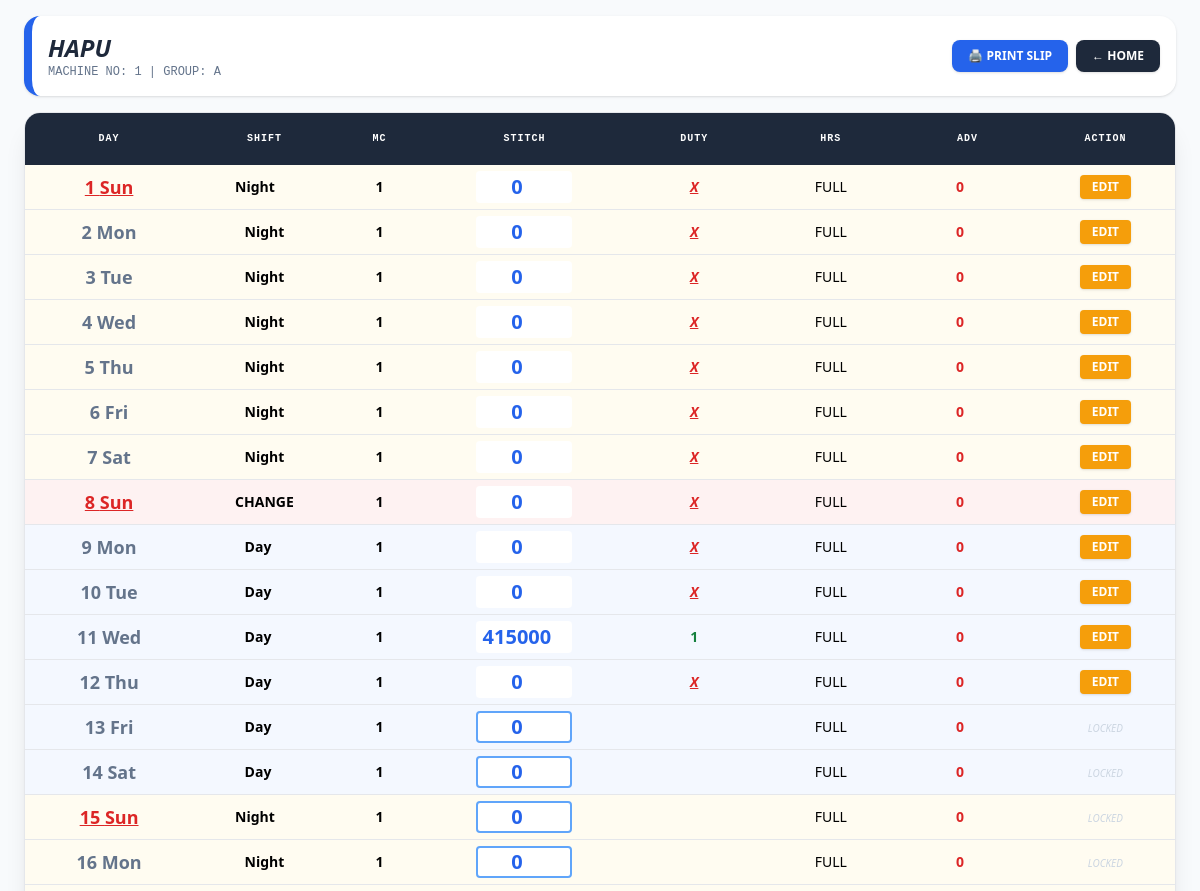
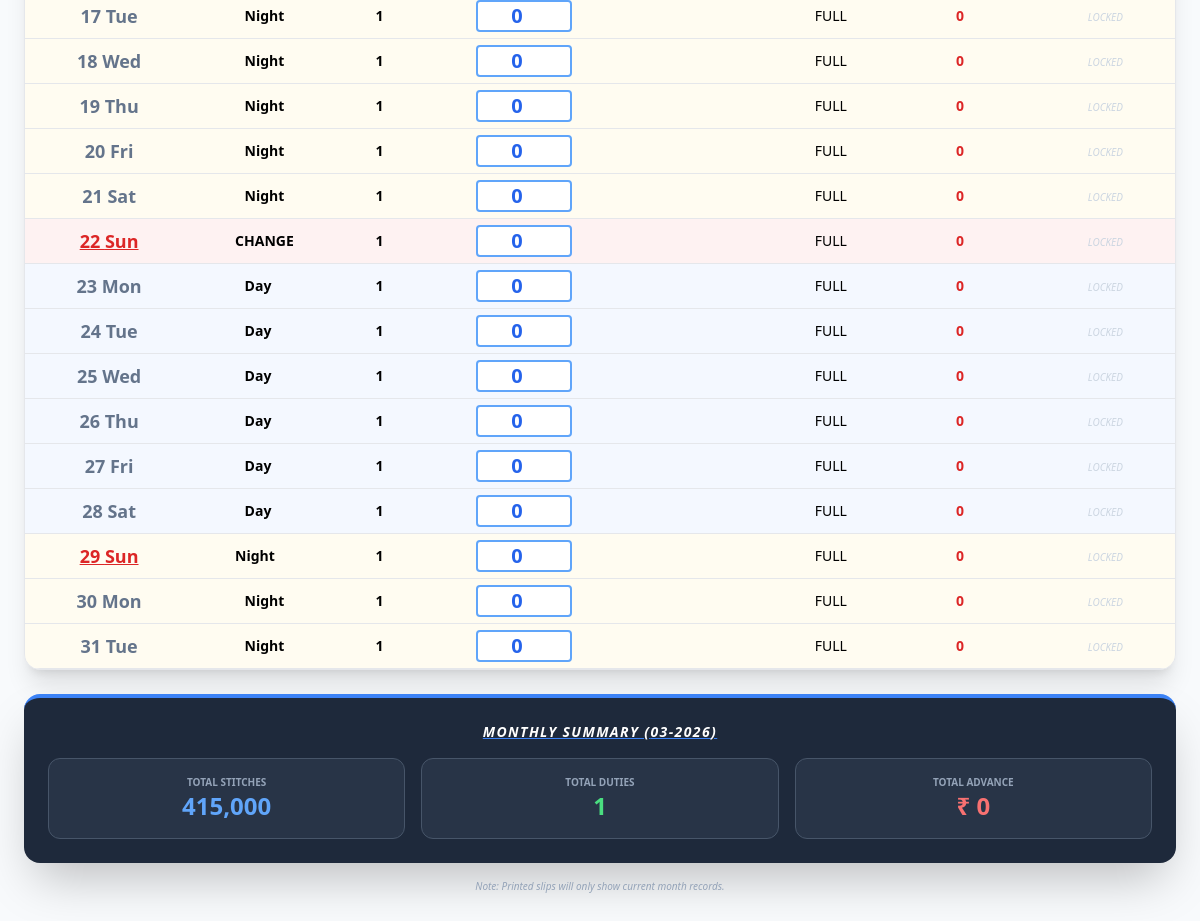
The page /notebook/1 on the database its author committed (2 pictures, top to bottom).
### models.py (models this page shows)
class Labour(Base):
    __tablename__ = 'labours'
    id = Column(Integer, primary_key=True)
    name = Column(String, unique=True)
    group = Column(String)
    home_mc = Column(String)

class DailyEntry(Base):
    __tablename__ = 'entries'
    id = Column(Integer, primary_key=True)
    labour_id = Column(Integer)
    day_number = Column(Integer)
    day_name = Column(String)
    month_year = Column(String)
    shift = Column(String)
    mc_no = Column(String)
    stitch = Column(Integer, default=0)
    duty = Column(String, default="")
    advance = Column(Integer, default=0)
    hours = Column(String, default="FULL")
    manual_shift = Column(Integer, default=0)

### app.py (the view)
@app.route('/notebook/<int:lid>')
def notebook(lid):
    s = Session()
    labour = s.query(Labour).get(lid)
    if not labour: return redirect('/')
    now = datetime.now()
    m_y = now.strftime("%m-%Y")
    current_day = now.day # This is the "today" marker
    days_count = calendar.monthrange(now.year, now.month)[1]
    for d in range(1, days_count + 1):
        exists = s.query(DailyEntry).filter_by(labour_id=lid, day_number=d, month_year=m_y).first()
        if not exists:
            s.add(DailyEntry(labour_id=lid, day_number=d, day_name=date(now.year, now.month, d).strftime("%a"),
                             month_year=m_y, shift=get_mirrored_shift(labour.group, d, m_y), mc_no=labour.home_mc))
        elif exists.manual_shift == 0:
            exists.shift = get_mirrored_shift(labour.group, d, m_y)
    s.commit()
    entries = s.query(DailyEntry).filter_by(labour_id=lid, month_year=m_y).order_by(DailyEntry.day_number).all()
    s.close()
    return render_template('notebook.html', labour=labour, entries=entries, now_day=current_day)

### templates/notebook.html (shortened to what this page needs)
<!DOCTYPE html>
<html lang="en">
<head>
    <script src="https://cdn.tailwindcss.com"></script>
</head>
<body class="bg-slate-50 p-4 font-sans relative">
    <div class="max-w-6xl mx-auto">
        <div class="flex justify-between items-center mb-4 bg-white p-4 rounded-2xl shadow border-l-8 border-blue-600">
            <div>
                <h2 class="font-black text-slate-800 uppercase italic text-2xl">{{labour.name}}</h2>
                <p class="text-xs font-mono text-slate-500 uppercase">Machine No: {{labour.home_mc}} | Group: {{labour.group}}</p>
            </div>
            <div class="flex gap-2 no-print">
                <button onclick="window.print()" class="bg-blue-600 text-white px-4 py-2 rounded-lg text-xs font-bold shadow hover:bg-blue-700 uppercase flex items-center gap-2">
                    🖨️ Print Slip
                </button>
                <a href="/" class="bg-slate-800 text-white px-4 py-2 rounded-lg text-xs font-bold shadow hover:bg-black transition-all uppercase">← Home</a>
            </div>
        </div>
        <div class="bg-white rounded-2xl shadow-xl overflow-hidden border">
            <table class="w-full text-center border-collapse text-sm">
                <tr class="bg-slate-800 text-white text-[10px] uppercase tracking-widest font-mono">
                    <th class="p-4">Day</th><th>Shift</th><th>MC</th><th>Stitch</th><th>Duty</th><th>Hrs</th><th>Adv</th><th class="no-print">Action</th>
                </tr>
                {% for r in entries %}
                <form action="/update/{{r.id}}" method="POST" id="form-{{r.id}}">
                <tr class="{{ 'bg-amber-50/70' if r.shift == 'Night' else 'bg-blue-50/70' if r.shift == 'Day' else 'bg-red-50' }} border-b hover:bg-white transition-colors">
                    <td class="p-2 font-black text-lg {{'text-red-600 font-bold underline' if r.day_name=='Sun' else 'text-slate-500'}}">{{r.day_number}} {{r.day_name}}</td>
                    {% set is_saved = (r.duty != "") %}
                    {% set is_future = (r.day_number > now_day) %}
                    <td>
                        <select name="shift" {{ 'disabled' if is_saved }} class="editable-{{r.id}} bg-transparent font-bold p-1 disabled:opacity-100 appearance-none">
                            <option {{'selected' if r.shift=='Day'}}>Day</option>
                            <option {{'selected' if r.shift=='Night'}}>Night</option>
                            {% if r.day_name == 'Sun' %}
                            <option {{'selected' if r.shift=='CHANGE'}} class="text-red-600 font-bold">CHANGE</option>
                            {% endif %}
                        </select>
                    </td>
                    <td><input type="text" name="mc" value="{{r.mc_no}}" {{ 'readonly' if is_saved }} class="editable-{{r.id}} w-10 text-center bg-transparent font-bold outline-none"></td>
                    <td><input type="number" name="stitch" value="{{r.stitch}}" {{ 'readonly' if is_saved }} class="editable-{{r.id}} w-24 text-center border-2 {{ 'border-blue-400 bg-white' if not is_saved else 'border-transparent' }} rounded font-black text-blue-600 text-xl outline-none"></td>
                    <td>
                        <input type="text" name="duty" value="{{ r.duty }}" readonly
                        class="w-16 text-center font-black {{'text-red-600 underline italic' if r.duty=='X' else 'text-green-700'}} bg-transparent">
                    </td>
                    <td><input type="text" name="hours" value="{{r.hours}}" {{ 'readonly' if is_saved }} class="editable-{{r.id}} w-16 text-center bg-transparent outline-none"></td>
                    <td><input type="number" name="adv" value="{{r.advance}}" {{ 'readonly' if is_saved }} class="editable-{{r.id}} w-16 text-center text-red-600 font-bold bg-transparent outline-none"></td>
                    <td class="p-2 no-print">
                        {% if is_future %}
                            <span class="text-slate-300 italic text-[10px]">LOCKED</span>
                        {% elif is_saved or r.day_number < now_day %}
                            <div class="flex gap-2 justify-center">
                                <button type="button" onclick="enableEditing('{{r.id}}')" id="edit-btn-{{r.id}}" class="bg-amber-500 text-white px-3 py-1 rounded shadow hover:bg-amber-600 font-bold text-xs uppercase">Edit</button>
                            </div>
                        {% else %}
                            <button type="submit" class="bg-green-600 text-white px-3 py-1 rounded shadow hover:bg-green-700 font-bold text-xs uppercase">Save</button>
                        {% endif %}
                    </td>
                </tr>
                </form>
                {% endfor %}
            </table>
        </div>
        <div class="mt-6 mb-10">
            <div class="bg-slate-800 rounded-2xl p-6 shadow-2xl border-t-4 border-blue-500">
                <h3 class="text-white font-black uppercase italic mb-4 tracking-widest text-sm text-center underline decoration-blue-500">Monthly Summary ({{entries[0].month_year}})</h3>
                {% set total_stitch = namespace(value=0) %}
                {% set total_advance = namespace(value=0) %}
                {% set max_duty = namespace(value=0) %}
                {% for r in entries %}
                    {% set total_stitch.value = total_stitch.value + (r.stitch | int) %}
                    {% set total_advance.value = total_advance.value + (r.advance | int) %}
                    {% if r.duty.isdigit() %}
                        {% if r.duty | int > max_duty.value %}
                            {% set max_duty.value = r.duty | int %}
                        {% endif %}
                    {% endif %}
                {% endfor %}
                <div class="grid grid-cols-3 gap-4 text-center">
                    <div class="bg-slate-700/50 p-4 rounded-xl border border-slate-600">
                        <p class="text-slate-400 text-[10px] font-bold uppercase">Total Stitches</p>
                        <p class="text-blue-400 text-2xl font-black">{{ "{:,}".format(total_stitch.value) }}</p>
                    </div>
                    <div class="bg-slate-700/50 p-4 rounded-xl border border-slate-600">
                        <p class="text-slate-400 text-[10px] font-bold uppercase">Total Duties</p>
                        <p class="text-green-400 text-2xl font-black">{{ max_duty.value }}</p>
                    </div>
                    <div class="bg-slate-700/50 p-4 rounded-xl border border-slate-600">
                        <p class="text-slate-400 text-[10px] font-bold uppercase">Total Advance</p>
                        <p class="text-red-400 text-2xl font-black">₹ {{ "{:,}".format(total_advance.value) }}</p>
                    </div>
                </div>
            </div>
            <p class="text-[10px] text-slate-400 mt-4 italic text-center no-print">Note: Printed slips will only show current month records.</p>
        </div>
    </div>
</body>
</html>

### rows shown on the page
Labour: name "HAPU", home_mc "1", group "A"
DailyEntry: day_number "1", day_name "Sun", shift "Night", mc "1", stitch "0", duty "X", hours "FULL", adv "0", month_year "03-2026"
DailyEntry: day_number "2", day_name "Mon", shift "Night", mc "1", stitch "0", duty "X", hours "FULL", adv "0"
DailyEntry: day_number "3", day_name "Tue", shift "Night", mc "1", stitch "0", duty "X", hours "FULL", adv "0"
DailyEntry: day_number "4", day_name "Wed", shift "Night", mc "1", stitch "0", duty "X", hours "FULL", adv "0"
DailyEntry: day_number "5", day_name "Thu", shift "Night", mc "1", stitch "0", duty "X", hours "FULL", adv "0"
DailyEntry: day_number "6", day_name "Fri", shift "Night", mc "1", stitch "0", duty "X", hours "FULL", adv "0"
DailyEntry: day_number "7", day_name "Sat", shift "Night", mc "1", stitch "0", duty "X", hours "FULL", adv "0"
DailyEntry: day_number "8", day_name "Sun", shift "CHANGE", mc "1", stitch "0", duty "X", hours "FULL", adv "0"
DailyEntry: day_number "9", day_name "Mon", shift "Day", mc "1", stitch "0", duty "X", hours "FULL", adv "0"
DailyEntry: day_number "10", day_name "Tue", shift "Day", mc "1", stitch "0", duty "X", hours "FULL", adv "0"
DailyEntry: day_number "11", day_name "Wed", shift "Day", mc "1", stitch "415000", duty "1", hours "FULL", adv "0"
DailyEntry: day_number "12", day_name "Thu", shift "Day", mc "1", stitch "0", duty "X", hours "FULL", adv "0"
DailyEntry: day_number "13", day_name "Fri", shift "Day", mc "1", stitch "0", hours "FULL", adv "0", shows "LOCKED"
DailyEntry: day_number "14", day_name "Sat", shift "Day", mc "1", stitch "0", hours "FULL", adv "0", shows "LOCKED"
DailyEntry: day_number "15", day_name "Sun", shift "Night", mc "1", stitch "0", hours "FULL", adv "0", shows "LOCKED"
DailyEntry: day_number "16", day_name "Mon", shift "Night", mc "1", stitch "0", hours "FULL", adv "0", shows "LOCKED"
DailyEntry: day_number "17", day_name "Tue", shift "Night", mc "1", stitch "0", hours "FULL", adv "0", shows "LOCKED"
DailyEntry: day_number "18", day_name "Wed", shift "Night", mc "1", stitch "0", hours "FULL", adv "0", shows "LOCKED"
DailyEntry: day_number "19", day_name "Thu", shift "Night", mc "1", stitch "0", hours "FULL", adv "0", shows "LOCKED"
DailyEntry: day_number "20", day_name "Fri", shift "Night", mc "1", stitch "0", hours "FULL", adv "0", shows "LOCKED"
DailyEntry: day_number "21", day_name "Sat", shift "Night", mc "1", stitch "0", hours "FULL", adv "0", shows "LOCKED"
DailyEntry: day_number "22", day_name "Sun", shift "CHANGE", mc "1", stitch "0", hours "FULL", adv "0", shows "LOCKED"
DailyEntry: day_number "23", day_name "Mon", shift "Day", mc "1", stitch "0", hours "FULL", adv "0", shows "LOCKED"
DailyEntry: day_number "24", day_name "Tue", shift "Day", mc "1", stitch "0", hours "FULL", adv "0", shows "LOCKED"
DailyEntry: day_number "25", day_name "Wed", shift "Day", mc "1", stitch "0", hours "FULL", adv "0", shows "LOCKED"
DailyEntry: day_number "26", day_name "Thu", shift "Day", mc "1", stitch "0", hours "FULL", adv "0", shows "LOCKED"
DailyEntry: day_number "27", day_name "Fri", shift "Day", mc "1", stitch "0", hours "FULL", adv "0", shows "LOCKED"
DailyEntry: day_number "28", day_name "Sat", shift "Day", mc "1", stitch "0", hours "FULL", adv "0", shows "LOCKED"
DailyEntry: day_number "29", day_name "Sun", shift "Night", mc "1", stitch "0", hours "FULL", adv "0", shows "LOCKED"
DailyEntry: day_number "30", day_name "Mon", shift "Night", mc "1", stitch "0", hours "FULL", adv "0", shows "LOCKED"
DailyEntry: day_number "31", day_name "Tue", shift "Night", mc "1", stitch "0", hours "FULL", adv "0", shows "LOCKED"

### other values the page prints
{{ "{:,}".format(total_stitch.value) }} "415,000"
{{ max_duty.value }} "1"
{{ "{:,}".format(total_advance.value) }} "0"
